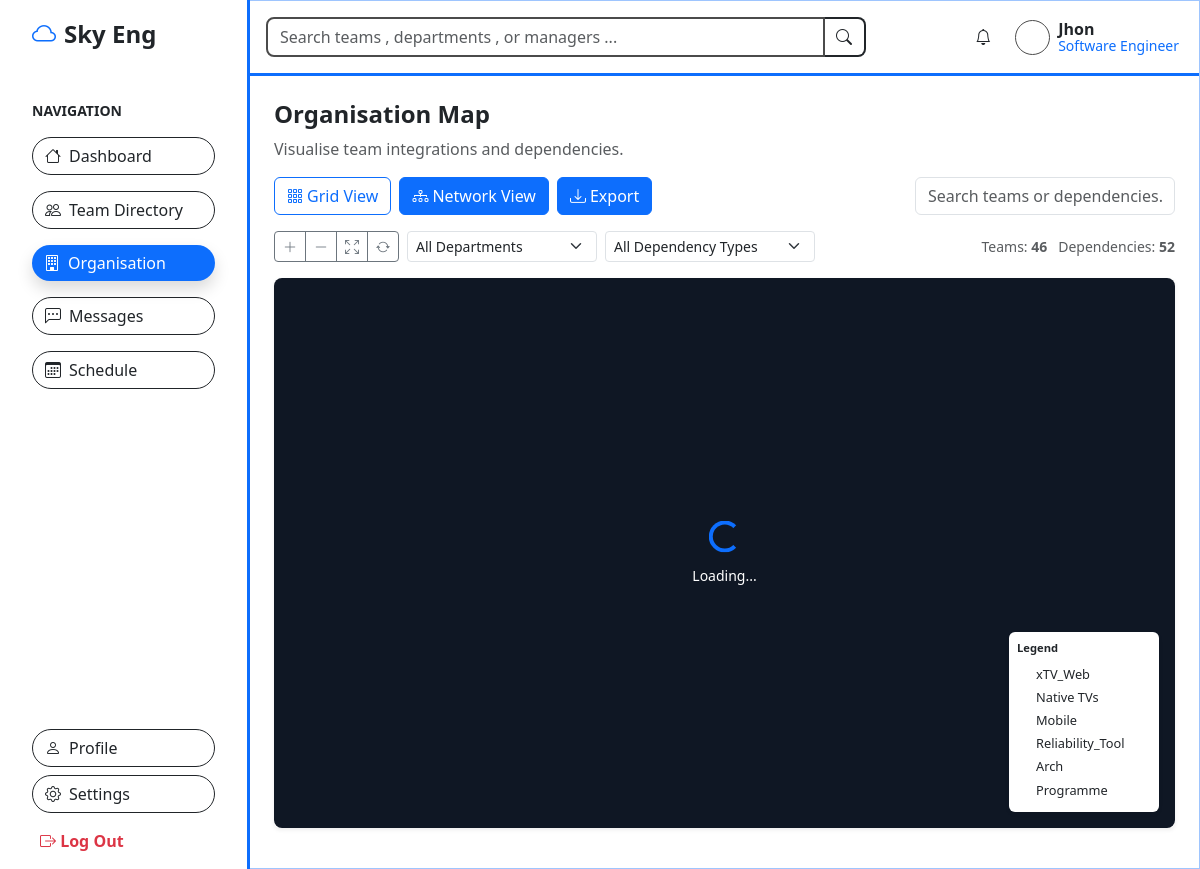
The app's page /organisation/ (signed in) with its own data.
### apps/teams/models.py (models this page shows, shortened)
class Department(models.Model):
    organisation = models.ForeignKey(Organisation, on_delete=models.CASCADE, related_name='departments')
    department_name = models.CharField(max_length=150)
    dept_description = models.TextField(blank=True, null=True)
    dept_leader_user = models.ForeignKey(User, on_delete=models.SET_NULL, null=True, blank=True, related_name='led_departments')
    specialisation = models.CharField(max_length=150, blank=True, null=True)

### apps/organisation/views.py (the view)
# urls.py: path("", views.organisation_portal, name="organisation"),
def organisation_portal(request):
    departments = Department.objects.prefetch_related("teams").select_related("organisation")
    teams = Team.objects.select_related("department")
    dep_count = TeamDependency.objects.count()
    dept_summaries = []
    for dept in departments:
        colour = DEPT_COLOURS.get(dept.department_name, DEFAULT_COLOUR)
        dept_summaries.append({
            "name":       dept.department_name,
            "colour":     colour,
            "team_count": dept.teams.count(),
        })
    context = {
        "departments":       departments,
        "teams":             teams,
        "team_count":        teams.count(),
        "dep_count":         dep_count,
        "dept_summaries":    dept_summaries,
        "dept_colours_json": json.dumps(DEPT_COLOURS),
    }
    return render(request, "organisation/index.html", context)

### templates/organisation/index.html (shortened to what this page needs)
{% extends "base.html" %}
{% block content %}
<div class="mb-3">
    <h4 class="fw-bold">Organisation Map</h4>
    <p class="text-muted">Visualise team integrations and dependencies.</p>
</div>
<div class="d-flex flex-wrap gap-2 align-items-center mb-3">
    <button id="btnGrid" class="btn btn-outline-primary" onclick="showGrid()">
        <i class="bi bi-grid-3x3-gap me-1"></i>Grid View
    </button>
    <button id="btnNet" class="btn btn-primary" onclick="showNetwork()">
        <i class="bi bi-diagram-3 me-1"></i>Network View
    </button>
    <button class="btn btn-primary" onclick="doExport()">
        <i class="bi bi-download me-1"></i>Export
    </button>
    <div class="ms-auto" style="min-width:260px;">
        <input type="text" id="searchBox" class="form-control" placeholder="Search teams or dependencies...">
    </div>
</div>
<div class="d-flex flex-wrap gap-2 align-items-center mb-3">
    <div class="btn-group btn-group-sm" id="zoomBtns">
        <button class="btn btn-outline-secondary" onclick="zoomIn()"><i class="bi bi-plus-lg"></i></button>
        <button class="btn btn-outline-secondary" onclick="zoomOut()"><i class="bi bi-dash-lg"></i></button>
        <button class="btn btn-outline-secondary" onclick="fitAll()"><i class="bi bi-arrows-fullscreen"></i></button>
        <button class="btn btn-outline-secondary" id="physBtn" onclick="togglePhysics()">
            <i class="bi bi-arrow-repeat"></i>
        </button>
    </div>
    <select id="deptFilter" class="form-select form-select-sm" style="max-width:190px;" onchange="reloadGraph()">
        <option value="">All Departments</option>
    </select>
    <select id="depTypeFilter" class="form-select form-select-sm" style="max-width:210px;" onchange="reloadGraph()">
        <option value="">All Dependency Types</option>
    </select>
    <span class="ms-auto text-muted small">
        Teams: <strong id="teamCount">{{ team_count }}</strong>
        &nbsp; Dependencies: <strong id="depCount">{{ dep_count }}</strong>
    </span>
</div>
<div id="networkView">
    <div class="card shadow-sm mb-3 border-0">
        <div class="card-body p-0 position-relative">
            <div id="myNetwork"></div>
            <div id="loadingSpinner" class="position-absolute top-50 start-50 translate-middle text-center text-white">
                <div class="spinner-border text-primary mb-2" role="status"></div>
                <p class="small mb-0">Loading...</p>
            </div>
            <div class="position-absolute bottom-0 end-0 m-3 bg-white rounded p-2 shadow-sm" style="font-size:0.8rem; min-width:150px;">
                <p class="fw-bold mb-2 small">Legend</p>
                {% for s in dept_summaries %}
                <div class="d-flex align-items-center gap-2 mb-1">
                    <span class="legend-dot" data-colour="{{ s.colour }}"></span>
                    <span>{{ s.name }}</span>
                </div>
                {% endfor %}
            </div>
        </div>
    </div>
</div>
{% endblock %}

### templates/components/topbar.html
<div class="border-bottom border-primary border-3 p-3 d-flex align-items-center justify-content-between gap-3 flex-wrap">
    <div class="portal-search-wrap">
        <div class="input-group">
            <input
                type="text"
                class="form-control rounded-start-3 portal-search-input"
                placeholder="Search teams , departments , or managers ..."
            >
            <span class="input-group-text bg-white border-2 border-start-0 border-dark rounded-end-3">
                <i class="bi bi-search"></i>
            </span>
        </div>
    </div>
    <div class="d-flex align-items-center gap-4 pe-1">
        <i class="bi bi-bell"></i>
        <div class="d-flex align-items-center gap-2">
            <span class="profile-avatar"></span>
            <div class="lh-1">
                <div class="fw-semibold">
                    {% if request.user.first_name %}
                        {{ request.user.first_name }} {{ request.user.last_name }}
                    {% else %}
                        {{ request.user.username }}
                    {% endif %}
                </div>
                <small class="text-primary">
                    Software Engineer
                </small>
            </div>
        </div>
    </div>
</div>

### templates/base.html (style rules this page uses)
html, body { height: 100%; }
body { overflow: hidden; }
.portal-search-wrap { max-width: 600px; width: 100%; }
.portal-search-input { border: 2px solid #4b4b4b; font-size: 1rem; }
.profile-avatar { width: 35px; height: 35px; border: 1px solid #4b4b4b; border-radius: 50%; background: #ffffff; display: inline-block; }

### templates/organisation/index.html (style rules this page uses)
#myNetwork { width: 100%; height: 550px; background-color: #0f1724; border-radius: 8px; }
.legend-dot { width: 11px; height: 11px; border-radius: 50%; display: inline-block; flex-shrink: 0; }

### records on screen
Department: name "xTV_Web"
Department: name "Native TVs"
Department: name "Mobile"
Department: name "Reliability_Tool"
Department: name "Arch"
Department: name "Programme"

### other values on screen
{{ request.user.username }} "Jhon"
{{ team_count }} "46"
{{ dep_count }} "52"
